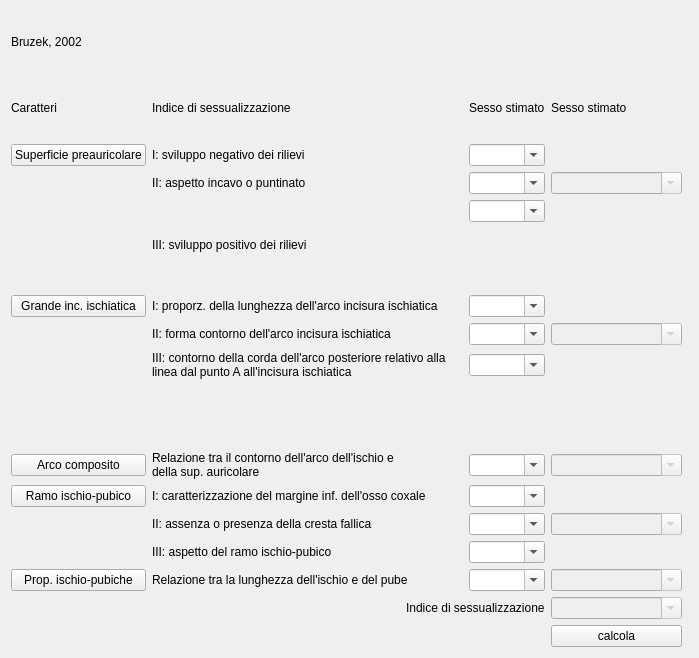
     <widget class="QWidget" name="toolBoxPage2">
      <property name="geometry">
       <rect>
        <x>0</x>
        <y>0</y>
        <width>699</width>
        <height>658</height>
       </rect>
      </property>
      <attribute name="label">
       <string>Bacino</string>
      </attribute>
      <layout class="QGridLayout" name="gridLayout_8">
       <item row="1" column="0">
        <widget class="QLabel" name="label_4">
         <property name="text">
          <string>Caratteri</string>
         </property>
        </widget>
       </item>
       <item row="1" column="5" colspan="2">
        <widget class="QLabel" name="label_6">
         <property name="text">
          <string>Sesso stimato</string>
         </property>
        </widget>
       </item>
       <item row="1" column="1" colspan="2">
        <widget class="QLabel" name="label_5">
         <property name="text">
          <string>Indice di sessualizzazione</string>
         </property>
        </widget>
       </item>
       <item row="2" column="1" colspan="2">
        <widget class="QLabel" name="label_12">
         <property name="text">
          <string>I: sviluppo negativo dei rilievi </string>
         </property>
         <property name="textFormat">
          <enum>Qt::PlainText</enum>
         </property>
         <property name="wordWrap">
          <bool>true</bool>
         </property>
        </widget>
       </item>
       <item row="3" column="1" colspan="2">
        <widget class="QLabel" name="label_13">
         <property name="text">
          <string>II: aspetto incavo o puntinato</string>
         </property>
         <property name="wordWrap">
          <bool>true</bool>
         </property>
        </widget>
       </item>
       <item row="5" column="1" rowspan="2" colspan="2">
        <widget class="QLabel" name="label_14">
         <property name="text">
          <string>III: sviluppo positivo dei rilievi </string>
         </property>
         <property name="wordWrap">
          <bool>true</bool>
         </property>
        </widget>
       </item>
       <item row="3" column="0">
        <widget class="QLabel" name="label_7">
         <property name="text">
          <string/>
         </property>
         <property name="wordWrap">
          <bool>true</bool>
         </property>
        </widget>
       </item>
       <item row="1" column="3">
        <widget class="QLabel" name="label_16">
         <property name="text">
          <string>Sesso stimato</string>
         </property>
        </widget>
       </item>
       <item row="2" column="3">
        <widget class="QComboBox" name="comboBox_sup_p_I">
         <property name="editable">
          <bool>true</bool>
         </property>
         <item>
          <property name="text">
           <string/>
          </property>
         </item>
         <item>
          <property name="text">
           <string>M</string>
          </property>
         </item>
         <item>
          <property name="text">
           <string>I</string>
          </property>
         </item>
         <item>
          <property name="text">
           <string>F</string>
          </property>
         </item>
        </widget>
       </item>
       <item row="3" column="3">
        <widget class="QComboBox" name="comboBox_sup_p_II">
         <property name="editable">
          <bool>true</bool>
         </property>
         <item>
          <property name="text">
           <string/>
          </property>
         </item>
         <item>
          <property name="text">
           <string>M</string>
          </property>
         </item>
         <item>
          <property name="text">
           <string>I</string>
          </property>
         </item>
         <item>
          <property name="text">
           <string>F</string>
          </property>
         </item>
        </widget>
       </item>
       <item row="5" column="3">
        <widget class="QComboBox" name="comboBox_sup_p_III">
         <property name="editable">
          <bool>true</bool>
         </property>
         <item>
          <property name="text">
           <string/>
          </property>
         </item>
         <item>
          <property name="text">
           <string>M</string>
          </property>
         </item>
         <item>
          <property name="text">
           <string>I</string>
          </property>
         </item>
         <item>
          <property name="text">
           <string>F</string>
          </property>
         </item>
        </widget>
       </item>
       <item row="3" column="5">
        <widget class="QComboBox" name="comboBox_sup_p_sex">
         <property name="enabled">
          <bool>false</bool>
         </property>
         <property name="editable">
          <bool>true</bool>
         </property>
         <item>
          <property name="text">
           <string/>
          </property>
         </item>
         <item>
          <property name="text">
           <string>M</string>
          </property>
         </item>
         <item>
          <property name="text">
           <string>I</string>
          </property>
         </item>
         <item>
          <property name="text">
           <string>F</string>
          </property>
         </item>
        </widget>
       </item>
       <item row="11" column="3">
        <widget class="QComboBox" name="comboBox_in_isch_I">
         <property name="editable">
          <bool>true</bool>
         </property>
         <item>
          <property name="text">
           <string/>
          </property>
         </item>
         <item>
          <property name="text">
           <string>M</string>
          </property>
         </item>
         <item>
          <property name="text">
           <string>I</string>
          </property>
         </item>
         <item>
          <property name="text">
           <string>F</string>
          </property>
         </item>
        </widget>
       </item>
       <item row="12" column="1" colspan="2">
        <widget class="QLabel" name="label_37">
         <property name="text">
          <string>II: forma contorno dell'arco incisura ischiatica</string>
         </property>
         <property name="wordWrap">
          <bool>true</bool>
         </property>
        </widget>
       </item>
       <item row="13" column="1" colspan="2">
        <widget class="QLabel" name="label_36">
         <property name="text">
          <string>III: contorno della corda dell'arco posteriore relativo alla linea dal punto A all'incisura ischiatica</string>
         </property>
         <property name="wordWrap">
          <bool>true</bool>
         </property>
        </widget>
       </item>
       <item row="12" column="3">
        <widget class="QComboBox" name="comboBox_in_isch_II">
         <property name="editable">
          <bool>true</bool>
         </property>
         <item>
          <property name="text">
           <string/>
          </property>
         </item>
         <item>
          <property name="text">
           <string>M</string>
          </property>
         </item>
         <item>
          <property name="text">
           <string>I</string>
          </property>
         </item>
         <item>
          <property name="text">
           <string>F</string>
          </property>
         </item>
        </widget>
       </item>
       <item row="13" column="3">
        <widget class="QComboBox" name="comboBox_in_isch_III">
         <property name="editable">
          <bool>true</bool>
         </property>
         <item>
          <property name="text">
           <string/>
          </property>
         </item>
         <item>
          <property name="text">
           <string>M</string>
          </property>
         </item>
         <item>
          <property name="text">
           <string>I</string>
          </property>
         </item>
         <item>
          <property name="text">
           <string>F</string>
          </property>
         </item>
        </widget>
       </item>
       <item row="18" column="1" colspan="2">
        <widget class="QLabel" name="label_41">
         <property name="text">
          <string>I: caratterizzazione del margine inf. dell'osso coxale </string>
         </property>
         <property name="wordWrap">
          <bool>true</bool>
         </property>
        </widget>
       </item>
       <item row="19" column="1" colspan="2">
        <widget class="QLabel" name="label_40">
         <property name="text">
          <string>II: assenza o presenza della cresta fallica</string>
         </property>
         <property name="wordWrap">
          <bool>true</bool>
         </property>
        </widget>
       </item>
       <item row="20" column="1" colspan="2">
        <widget class="QLabel" name="label_39">
         <property name="text">
          <string>III: aspetto del ramo ischio-pubico</string>
         </property>
         <property name="wordWrap">
          <bool>true</bool>
         </property>
        </widget>
       </item>
       <item row="19" column="0">
        <widget class="QLabel" name="label_10">
         <property name="text">
          <string/>
         </property>
        </widget>
       </item>
       <item row="12" column="5">
        <widget class="QComboBox" name="comboBox_in_isch_sex">
         <property name="enabled">
          <bool>false</bool>
         </property>
         <property name="editable">
          <bool>true</bool>
         </property>
         <item>
          <property name="text">
           <string/>
          </property>
         </item>
         <item>
          <property name="text">
           <string>M</string>
          </property>
         </item>
         <item>
          <property name="text">
           <string>I</string>
          </property>
         </item>
         <item>
          <property name="text">
           <string>F</string>
          </property>
         </item>
        </widget>
       </item>
       <item row="20" column="3">
        <widget class="QComboBox" name="comboBox_ramo_ip_III">
         <property name="editable">
          <bool>true</bool>
         </property>
         <item>
          <property name="text">
           <string/>
          </property>
         </item>
         <item>
          <property name="text">
           <string>M</string>
          </property>
         </item>
         <item>
          <property name="text">
           <string>I</string>
          </property>
         </item>
         <item>
          <property name="text">
           <string>F</string>
          </property>
         </item>
        </widget>
       </item>
       <item row="19" column="3">
        <widget class="QComboBox" name="comboBox_ramo_ip_II">
         <property name="editable">
          <bool>true</bool>
         </property>
         <item>
          <property name="text">
           <string/>
          </property>
         </item>
         <item>
          <property name="text">
           <string>M</string>
          </property>
         </item>
         <item>
          <property name="text">
           <string>I</string>
          </property>
         </item>
         <item>
          <property name="text">
           <string>F</string>
          </property>
         </item>
        </widget>
       </item>
       <item row="18" column="3">
        <widget class="QComboBox" name="comboBox_ramo_ip_I">
         <property name="editable">
          <bool>true</bool>
         </property>
         <item>
          <property name="text">
           <string/>
          </property>
         </item>
         <item>
          <property name="text">
           <string>M</string>
          </property>
         </item>
         <item>
          <property name="text">
           <string>I</string>
          </property>
         </item>
         <item>
          <property name="text">
           <string>F</string>
          </property>
         </item>
        </widget>
       </item>
       <item row="19" column="5">
        <widget class="QComboBox" name="comboBox_ramo_ip_sex">
         <property name="enabled">
          <bool>false</bool>
         </property>
         <property name="editable">
          <bool>true</bool>
         </property>
         <item>
          <property name="text">
           <string/>
          </property>
         </item>
         <item>
          <property name="text">
           <string>M</string>
          </property>
         </item>
         <item>
          <property name="text">
           <string>I</string>
          </property>
         </item>
         <item>
          <property name="text">
           <string>F</string>
          </property>
         </item>
        </widget>
       </item>
       <item row="23" column="1" colspan="2">
        <widget class="QLabel" name="label_45">
         <property name="text">
          <string>Relazione tra la lunghezza dell'ischio e del pube </string>
         </property>
         <property name="wordWrap">
          <bool>true</bool>
         </property>
        </widget>
       </item>
       <item row="11" column="1" colspan="2">
        <widget class="QLabel" name="label_38">
         <property name="text">
          <string>I: proporz. della lunghezza dell'arco incisura ischiatica</string>
         </property>
         <property name="wordWrap">
          <bool>true</bool>
         </property>
        </widget>
       </item>
       <item row="14" column="0">
        <widget class="QLabel" name="label_9">
         <property name="text">
          <string/>
         </property>
         <property name="wordWrap">
          <bool>true</bool>
         </property>
        </widget>
       </item>
       <item row="0" column="0">
        <widget class="QLabel" name="label">
         <property name="text">
          <string>Bruzek, 2002</string>
         </property>
        </widget>
       </item>
       <item row="23" column="3">
        <widget class="QComboBox" name="comboBox_prop_ip_sex_2">
         <property name="enabled">
          <bool>true</bool>
         </property>
         <property name="editable">
          <bool>true</bool>
         </property>
         <item>
          <property name="text">
           <string/>
          </property>
         </item>
         <item>
          <property name="text">
           <string>M</string>
          </property>
         </item>
         <item>
          <property name="text">
           <string>I</string>
          </property>
         </item>
         <item>
          <property name="text">
           <string>F</string>
          </property>
         </item>
        </widget>
       </item>
       <item row="24" column="5">
        <widget class="QComboBox" name="comboBox_ind_bac_sex">
         <property name="enabled">
          <bool>false</bool>
         </property>
         <property name="maximumSize">
          <size>
           <width>150</width>
           <height>16777215</height>
          </size>
         </property>
         <property name="editable">
          <bool>true</bool>
         </property>
         <item>
          <property name="text">
           <string/>
          </property>
         </item>
         <item>
          <property name="text">
           <string>Maschio</string>
          </property>
         </item>
         <item>
          <property name="text">
           <string>Femmina</string>
          </property>
         </item>
         <item>
          <property name="text">
           <string>Indeterminato</string>
          </property>
         </item>
         <item>
          <property name="text">
           <string>Non determinabile</string>
          </property>
         </item>
        </widget>
       </item>
       <item row="25" column="5">
        <widget class="QPushButton" name="pushButton_calcola_ind_sex_bac">
         <property name="text">
          <string>calcola</string>
         </property>
        </widget>
       </item>
       <item row="24" column="2" colspan="2">
        <widget class="QLabel" name="label_17">
         <property name="text">
          <string>Indice di sessualizzazione</string>
         </property>
        </widget>
       </item>
       <item row="23" column="5">
        <widget class="QComboBox" name="comboBox_prop_ip_sex">
         <property name="enabled">
          <bool>false</bool>
         </property>
         <property name="editable">
          <bool>true</bool>
         </property>
        </widget>
       </item>
       <item row="2" column="0">
        <widget class="QPushButton" name="pushButton_bacino_sup_preauricolare">
         <property name="text">
          <string>Superficie preauricolare</string>
         </property>
        </widget>
       </item>
       <item row="11" column="0">
        <widget class="QPushButton" name="pushButton_bacino_grande_incisura_ischiatica">
         <property name="text">
          <string>Grande inc. ischiatica</string>
         </property>
        </widget>
       </item>
       <item row="18" column="0">
        <widget class="QPushButton" name="pushButton_bacino_ramo_ischio_pubico">
         <property name="text">
          <string>Ramo ischio-pubico</string>
         </property>
        </widget>
       </item>
       <item row="23" column="0">
        <widget class="QPushButton" name="pushButton_proporzioni_ischio_pubiche">
         <property name="text">
          <string>Prop. ischio-pubiche</string>
         </property>
        </widget>
       </item>
       <item row="16" column="0">
        <widget class="QPushButton" name="pushButton_bacino_arco_composito">
         <property name="text">
          <string>Arco composito</string>
         </property>
        </widget>
       </item>
       <item row="16" column="1">
        <widget class="QLabel" name="label_44">
         <property name="text">
          <string>Relazione tra il contorno dell'arco dell'ischio e della sup. auricolare</string>
         </property>
         <property name="wordWrap">
          <bool>true</bool>
         </property>
        </widget>
       </item>
       <item row="16" column="3">
        <widget class="QComboBox" name="comboBox_arco_c_sex_2">
         <property name="enabled">
          <bool>true</bool>
         </property>
         <property name="editable">
          <bool>true</bool>
         </property>
         <item>
          <property name="text">
           <string/>
          </property>
         </item>
         <item>
          <property name="text">
           <string>M</string>
          </property>
         </item>
         <item>
          <property name="text">
           <string>I</string>
          </property>
         </item>
         <item>
          <property name="text">
           <string>F</string>
          </property>
         </item>
        </widget>
       </item>
       <item row="16" column="5">
        <widget class="QComboBox" name="comboBox_arco_c_sex">
         <property name="enabled">
          <bool>false</bool>
         </property>
         <property name="editable">
          <bool>true</bool>
         </property>
        </widget>
       </item>
      </layout>
     </widget>
